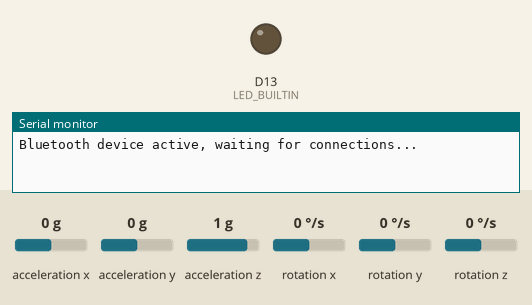
Simulated run of this sketch. Board: Arduino Nano 33 BLE. On the bench: output pins drawn as LEDs (lit = HIGH), the last lines printed to the serial monitor. The test bench sets the inputs (shaded band); at power-on: acceleration x 0 g, acceleration y 0 g, acceleration z 1 g, rotation x 0 °/s, rotation y 0 °/s, rotation z 0 °/s. Nothing arrives over Bluetooth unless stated; a phone connects over Bluetooth LE 3 s after start.

Above: at 0.1 s.
At 3.1 s:
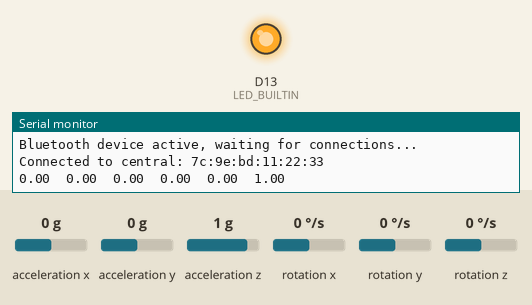
Timing chart, 0 to 4.6 s (numbered marks = the images above):
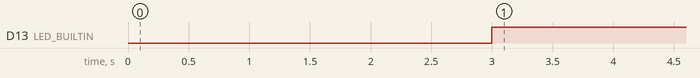

Measured:
- by itself, D13 (LED_BUILTIN): LOW → HIGH at 3.0 s

The sketch:

sendimuclassifier.ino
```cpp
#include <ArduinoBLE.h>
#include <Arduino_LSM9DS1.h>

BLEService sensorService("16150f38-e7a9-4fe1-ae08-48464baf25b2");
BLEStringCharacteristic  gxSensorLevel("ff99948c-18ff-4ed8-942e-512b9b24b6da",
    BLERead | BLENotify,15);
BLEStringCharacteristic  gySensorLevel("8084aa6b-6cae-461f-9540-e1a5768de49d",
    BLERead | BLENotify,15);
BLEStringCharacteristic  gzSensorLevel("ab80cb77-fe74-40d8-9757-96f8a54c16d9",
    BLERead | BLENotify,15);
BLEStringCharacteristic  axSensorLevel("ff99948c-18ff-4ed8-942e-512b9b24b6dc",
    BLERead | BLENotify,15);
BLEStringCharacteristic  aySensorLevel("8084aa6b-6cae-461f-9540-e1a5768de49t",
    BLERead | BLENotify,15);
BLEStringCharacteristic  azSensorLevel("ab80cb77-fe74-40d8-9757-96f8a54c16d7",
    BLERead | BLENotify,15);

// last sensor data
float oldgXLevel = 0;
float oldgYLevel = 0;
float oldgZLevel = 0;
float oldaXLevel = 0;
float oldaYLevel = 0;
float oldaZLevel = 0;
long previousMillis = 0;

void setup() {
  Serial.begin(115200);
  while (!Serial);

  if (!IMU.begin()) {
    Serial.println("Failed to initialize IMU!");
    while (1);
  }

  pinMode(LED_BUILTIN, OUTPUT);

  if (!BLE.begin()) {
    Serial.println("starting BLE failed!");
    while (1);
  }

  BLE.setLocalName("Gyroscope");
  BLE.setAdvertisedService(sensorService);

  sensorService.addCharacteristic(gxSensorLevel);
  sensorService.addCharacteristic(gySensorLevel);
  sensorService.addCharacteristic(gzSensorLevel);
  sensorService.addCharacteristic(axSensorLevel);
  sensorService.addCharacteristic(aySensorLevel);
  sensorService.addCharacteristic(azSensorLevel);
  BLE.addService(sensorService);

  // initialize default data
  gxSensorLevel.writeValue(String(0));
  gySensorLevel.writeValue(String(0));
  gzSensorLevel.writeValue(String(0));
  axSensorLevel.writeValue(String(0));
  aySensorLevel.writeValue(String(0));
  azSensorLevel.writeValue(String(0));

  // start advertising
  BLE.advertise();
  Serial.println("Bluetooth device active, waiting for connections...");
}

void loop() {
  // wait for a BLE central
  BLEDevice central = BLE.central();
  if (central) {
    Serial.print("Connected to central: ");
    Serial.println(central.address());
    digitalWrite(LED_BUILTIN, HIGH);

    while (central.connected()) {
      //long currentMillis = millis();
      updateGyroscopeLevel();
      delay(300);
    }

    digitalWrite(LED_BUILTIN, LOW);
    Serial.print("Disconnected from central: ");
    Serial.println(central.address());
  }
}

void updateGyroscopeLevel() {
  float aX, aY, aZ, gX, gY, gZ;

  if (IMU.accelerationAvailable() && IMU.gyroscopeAvailable()) {
    IMU.readAcceleration(aX, aY, aZ);
    IMU.readGyroscope(gX, gY, gZ);

    if (gX != oldgXLevel) {
       gxSensorLevel.writeValue(String(gX));
       oldgXLevel = gX;
    }
    if (gY != oldgYLevel) {
       gySensorLevel.writeValue(String(gY));
       oldgYLevel = gY;
    }
    if (gZ != oldgZLevel) {
       gzSensorLevel.writeValue(String(gZ));
       oldgZLevel = gZ;
    }
    if (aX != oldaXLevel) {
       axSensorLevel.writeValue(String(aX));
       oldaXLevel = aX;
    }
    if (aY != oldaYLevel) {
       aySensorLevel.writeValue(String(aY));
       oldaYLevel = aY;
    }
    if (aZ != oldaZLevel) {
       azSensorLevel.writeValue(String(aZ));
       oldaZLevel = aZ;
    }
    Serial.print(gX);
    Serial.print('\t');
    Serial.print(gY);
    Serial.print('\t');
    Serial.print(gZ);
    Serial.print('\t');
    Serial.print(aX);
    Serial.print('\t');
    Serial.print(aY);
    Serial.print('\t');
    Serial.println(aZ);

  }
}
```
